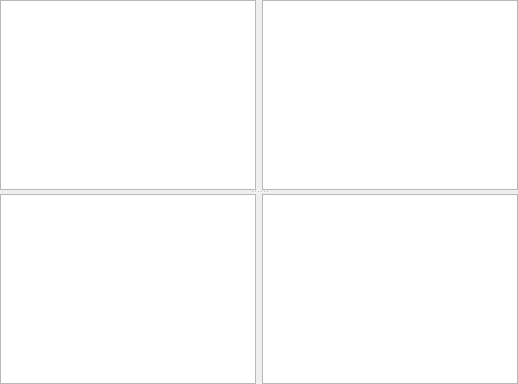
       <widget class="QSplitter" name="splitter">
        <property name="lineWidth">
         <number>1</number>
        </property>
        <property name="orientation">
         <enum>Qt::Vertical</enum>
        </property>
        <widget class="QWidget" name="widget" native="true">
         <property name="sizePolicy">
          <sizepolicy hsizetype="Expanding" vsizetype="Expanding">
           <horstretch>0</horstretch>
           <verstretch>0</verstretch>
          </sizepolicy>
         </property>
         <layout class="QHBoxLayout" name="horizontalLayout_38">
          <item>
           <layout class="QHBoxLayout" name="horizontalLayout_40" stretch="1,1">
            <item>
             <widget class="QGraphicsView" name="graphicsView_left">
              <property name="sizePolicy">
               <sizepolicy hsizetype="Expanding" vsizetype="Expanding">
                <horstretch>0</horstretch>
                <verstretch>0</verstretch>
               </sizepolicy>
              </property>
              <property name="verticalScrollBarPolicy">
               <enum>Qt::ScrollBarAlwaysOff</enum>
              </property>
              <property name="horizontalScrollBarPolicy">
               <enum>Qt::ScrollBarAlwaysOff</enum>
              </property>
              <property name="sizeAdjustPolicy">
               <enum>QAbstractScrollArea::AdjustIgnored</enum>
              </property>
             </widget>
            </item>
            <item>
             <widget class="QGraphicsView" name="graphicsView_right">
              <property name="sizePolicy">
               <sizepolicy hsizetype="Expanding" vsizetype="Expanding">
                <horstretch>0</horstretch>
                <verstretch>0</verstretch>
               </sizepolicy>
              </property>
              <property name="verticalScrollBarPolicy">
               <enum>Qt::ScrollBarAlwaysOff</enum>
              </property>
              <property name="horizontalScrollBarPolicy">
               <enum>Qt::ScrollBarAlwaysOff</enum>
              </property>
              <property name="sizeAdjustPolicy">
               <enum>QAbstractScrollArea::AdjustIgnored</enum>
              </property>
             </widget>
            </item>
           </layout>
          </item>
         </layout>
        </widget>
        <widget class="QWidget" name="widget_2" native="true">
         <property name="sizePolicy">
          <sizepolicy hsizetype="Expanding" vsizetype="Expanding">
           <horstretch>0</horstretch>
           <verstretch>0</verstretch>
          </sizepolicy>
         </property>
         <layout class="QHBoxLayout" name="horizontalLayout_39">
          <item>
           <layout class="QHBoxLayout" name="horizontalLayout_41" stretch="1,1">
            <item>
             <widget class="QTableViewCustom" name="tableView_left">
              <property name="sizePolicy">
               <sizepolicy hsizetype="Expanding" vsizetype="Expanding">
                <horstretch>0</horstretch>
                <verstretch>0</verstretch>
               </sizepolicy>
              </property>
              <property name="editTriggers">
               <set>QAbstractItemView::AnyKeyPressed|QAbstractItemView::DoubleClicked|QAbstractItemView::EditKeyPressed</set>
              </property>
              <property name="dragEnabled">
               <bool>true</bool>
              </property>
              <property name="dragDropOverwriteMode">
               <bool>false</bool>
              </property>
              <property name="dragDropMode">
               <enum>QAbstractItemView::InternalMove</enum>
              </property>
              <property name="selectionMode">
               <enum>QAbstractItemView::ExtendedSelection</enum>
              </property>
              <property name="selectionBehavior">
               <enum>QAbstractItemView::SelectRows</enum>
              </property>
              <property name="sortingEnabled">
               <bool>false</bool>
              </property>
             </widget>
            </item>
            <item>
             <widget class="QTableViewCustom" name="tableView_right">
              <property name="sizePolicy">
               <sizepolicy hsizetype="Expanding" vsizetype="Expanding">
                <horstretch>0</horstretch>
                <verstretch>0</verstretch>
               </sizepolicy>
              </property>
              <property name="dragEnabled">
               <bool>true</bool>
              </property>
              <property name="dragDropOverwriteMode">
               <bool>false</bool>
              </property>
              <property name="dragDropMode">
               <enum>QAbstractItemView::InternalMove</enum>
              </property>
              <property name="selectionMode">
               <enum>QAbstractItemView::ExtendedSelection</enum>
              </property>
              <property name="selectionBehavior">
               <enum>QAbstractItemView::SelectRows</enum>
              </property>
             </widget>
            </item>
           </layout>
          </item>
         </layout>
        </widget>
       </widget>
